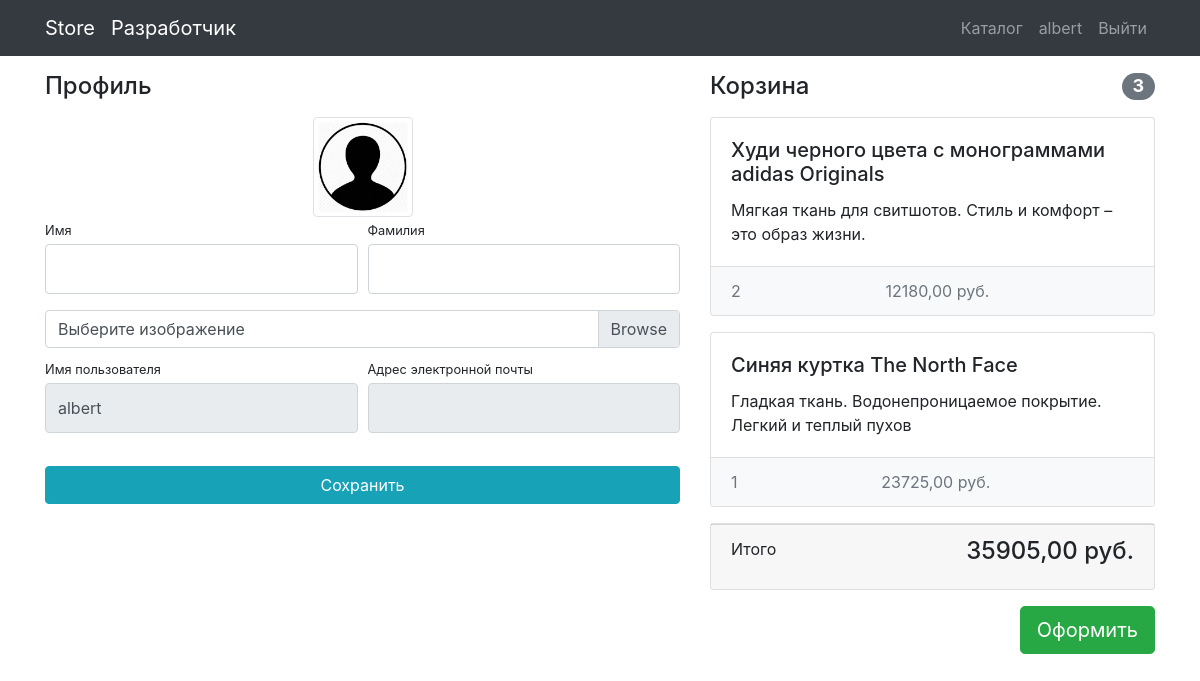
/users/profile/ (signed in), run on the app's committed database.
### users/models.py (models this page shows)
class User(AbstractUser):
    image = models.ImageField(upload_to='users_images', blank=True)

### products/models.py (models this page shows, shortened)
class Basket(models.Model):
    user = models.ForeignKey(User, on_delete=models.CASCADE)
    product = models.ForeignKey(Product, on_delete=models.CASCADE)
    quantity = models.PositiveIntegerField(default=0)
    created_timestamp = models.DateTimeField(auto_now_add=True)
    def sum(self):
        return self.quantity * self.product.price

class Product(models.Model):
    name = models.CharField(max_length=256)
    image = models.ImageField(upload_to='products_images', blank=True)
    description = models.TextField(blank=True)
    short_description = models.CharField(max_length=64, blank=True)
    price = models.DecimalField(max_digits=8, decimal_places=2, default=0)
    quantity = models.PositiveIntegerField(default=0)
    category = models.ForeignKey(ProductCategory, on_delete=models.CASCADE)

### users/views.py (the view)
# urls.py: path('profile/', profile, name='profile'),
@login_required
def profile(request):
    if request.method == 'POST':  # если запрос будет post
        form = UserProfileForm(data=request.POST, files=request.FILES, instance=request.user)
        if form.is_valid():  # проверяем валидность формочки
            form.save()  # если форма прошла валидность , сохраняем
            return HttpResponseRedirect(reverse('users:profile'))  # и возвращаем на страницу профиля
    else:
        form = UserProfileForm(instance=request.user)
    baskets = Basket.objects.filter(user=request.user)
    total_quantity = sum(basket.quantity for basket in baskets)
    total_sum = sum(basket.sum() for basket in baskets)
    context = {'form': form,
               'baskets': baskets,
               'total_quantity': total_quantity,
               'total_sum': total_sum}
    return render(request, 'users/profile.html', context)

### users/forms.py
class UserProfileForm(UserChangeForm):
    username = forms.CharField(widget=forms.TextInput(attrs={'readonly': True}))
    email = forms.EmailField(widget=forms.EmailInput(attrs={'readonly': True}))
    image = forms.ImageField(widget=forms.FileInput())
    class Meta:
        model = User
        fields = ('username', 'email', 'first_name', 'last_name', 'image')
    def __init__(self, *args, **kwargs):
        super(UserProfileForm, self).__init__(*args, **kwargs)
        for field_name, filed in self.fields.items():
            filed.widget.attrs['class'] = 'form-control py-4'
        self.fields['image'].widget.attrs['class'] = 'custom-file-input'

### users/templates/users/profile.html (shortened to what this page needs)
{% extends 'products/base.html' %}
{%  load static %}
{% block css %}
<link href="{% static 'css/profile.css' %}" rel="stylesheet">
{% endblock %}
{% block content %}
<div class="container">
    <div class="row">
        <div class="col-lg-7">
            <h4 class="mt-3 mb-3">Профиль</h4>
            <div class="col-lg-12 text-center">
                <img width="100" height="100"
                     src="{% if user.image %} {{ user.image.url }} {% else %} {% static 'vendor/img/users/default_image.jpg' %}{% endif %}"
                     class="img-thumbnail">
            </div>
            <form action="{% url 'users:profile' %}" method='post' enctype="multipart/form-data">
                <div class="form-row">
                    <div class="col-lg-6">
                        <div class="form-group">
                            <label class="small mb-1" for="{{ form.first_name.id_for_label }}">Имя</label>
                            {{ form.first_name }}
                        </div>
                    </div>
                    <div class="col-lg-6">
                        <div class="form-group">
                            <label class="small mb-1" for="{{ form.last_name.id_for_label }}">Фамилия</label>
                            {{ form.last_name }}
                        </div>
                    </div>
                </div>
                <div class="form-row mb-2">
                    <div class="col-lg-12">
                        <div class="custom-file">
                            <label class="custom-file-label" for="{{ form.image.id_for_label }}">Выберите
                                изображение</label>
                        </div>
                    </div>
                </div>
                <div class="form-row">
                    <div class="col-lg-6">
                        <label class="small mb-1" for="{{ form.username.id_for_label }}">Имя пользователя</label>
                        {{ form.username }}
                    </div>
                    <div class="col-lg-6">
                        <label class="small mb-1" for="{{ form.email.id_for_label }}">Адрес электронной
                            почты</label>
                        {{ form.email }}
                    </div>
                </div>
                <div class="form-row">
                    <div class="col-lg-12" style="margin-top: 33px;">
                        <input class="btn btn-info btn-block" type="submit" value="Сохранить">
                    </div>
                </div>
            </form>
        </div>
        {% include 'products/basket.html' %}
    </div>
</div>
{% endblock %}

### products/templates/products/base.html (shortened to what this page needs)
{% load static %}
<!DOCTYPE html>
<html lang="en">
<head>
    <link href="{% static 'vendor/bootstrap/css/bootstrap.min.css' %}" rel="stylesheet">
    {% block css %} {% endblock %}
</head>
<body>
<nav class="navbar navbar-expand-lg navbar-dark bg-dark fixed-top">
    <div class="container">
        <a class="navbar-brand" href="{% url 'index' %}">Store</a>
        <a class="navbar-brand" href="{% url 'products:about_me' %}">Разработчик</a>
        <div class="collapse navbar-collapse" id="navbarResponsive">
            <ul class="navbar-nav ml-auto">
                <li class="nav-item">
                    <a class="nav-link" href="{% url 'products:index' %}">Каталог
                    </a>
                </li>
                {% if user.is_authenticated %}
                <li class="nav-item">
                    <a class="nav-link" href="{% url 'users:profile' %}">{{ user.username }}
                    </a>
                </li>
                <li class="nav-item">
                    <a class="nav-link" href="{% url 'users:logout' %}">Выйти </a>
                </li>
                {% else %}
                <li class="nav-item">
                    <a class="nav-link" href="{% url 'users:login' %}">Войти <i class="fas fa-sign-in-alt"></i></a>
                </li>
                {% endif %}
            </ul>
        </div>
    </div>
</nav>
{% block content %} {% endblock %}
</body>
</html>

### products/templates/products/basket.html (shortened to what this page needs)
{% if baskets %}
<div class="col-lg-5">
    <h4 class="mt-3 mb-3 d-flex justify-content-between align-items-center mb-3">
        Корзина <span class="badge badge-secondary badge-pill">{{ total_quantity }}</span>
    </h4>
    {% for basket in baskets %}
        <div class="card mb-3">
        <div class="card-body">
            <h5 class="card-title">{{ basket.product.name }}</h5>
            <p class="card-text">{{ basket.product.short_description }}</p>
        </div>
        <ul class="list-group list-group-flush">
            <li class="list-group-item d-flex justify-content-between lh-condensed bg-light">
                <span class="text-muted">{{ basket.quantity }}</span>
                <span class="text-muted">{{ basket.sum }} руб.</span>
            </li>
        </ul>
    </div>
    {% endfor %}
    <div class="card mb-3">
        <div class="card-footer">
            <p class="float-left">Итого</p>
            <h4 class="float-right">{{ total_sum }} руб.</h4>
        </div>
    </div>
    <button type="button" class="btn btn-success btn-lg float-right">Оформить</button>
</div>
{% else %}
<h4 class="mt-3 mb-3 text-center">
    Корзина пуста
</h4>
{% endif %}

### static/css/profile.css (style rules this page uses)
body { padding-top: 56px; }

### data on the page
User: username "albert"
Basket: product.name "Худи черного цвета с монограммами adidas Originals", product.short_description "Мягкая ткань для свитшотов. Стиль и комфорт – это образ жизни.", quantity "2", sum "12180,00"
Basket: product.name "Синяя куртка The North Face", product.short_description "Гладкая ткань. Водонепроницаемое покрытие. Легкий и теплый пухов", quantity "1", sum "23725,00"

### other printed values
{{ total_quantity }} "3"
{{ total_sum }} "35905,00"
